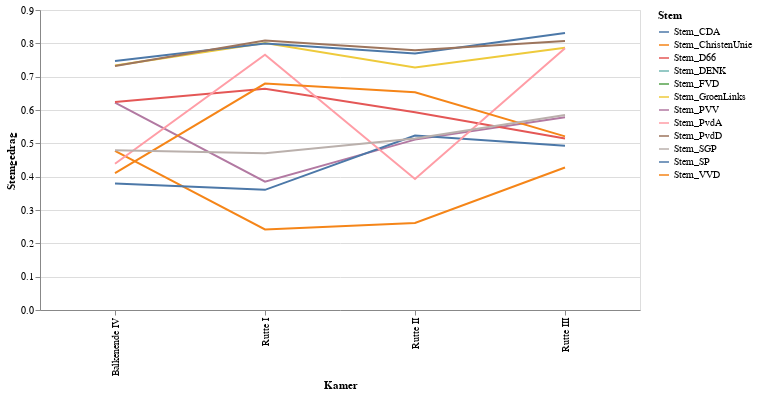

This figure's notebook cell:
### Markdown cell above
# hide
## Welke partij is de 'tegenpartij'?

### Code cell
# hide
startjaar = 2020
data = df.groupby(['Kamer']).mean()[['Stem_'+p for p in get_largest_parties(startjaar,12)]]
data = data.reset_index()
data = data.melt('Kamer',var_name='Stem', value_name='Stemgedrag')

alt.Chart(data,width=600).mark_line().encode(
    x='Kamer:N',
    y=alt.Y('Stemgedrag:Q'),
    color='Stem:N',
)

### Figure 1 — Vega-Lite specification as saved in the notebook (floating-point values rounded to 4 significant figures)
{"config": {"view": {"continuousWidth": 400, "continuousHeight": 300}}, "data": {"name": "data-f7d731d45387d616bb334d94a0c81973"}, "mark": "line", "encoding": {"color": {"type": "nominal", "field": "Stem"}, "x": {"type": "nominal", "field": "Kamer"}, "y": {"type": "quantitative", "field": "Stemgedrag"}}, "width": 600, "$schema": "https://vega.github.io/schema/vega-lite/v4.8.1.json", "datasets": {"data-f7d731d45387d616bb334d94a0c81973": [{"Kamer": "Balkenende IV", "Stem": "Stem_VVD", "Stemgedrag": 0.4771}, {"Kamer": "Rutte I", "Stem": "Stem_VVD", "Stemgedrag": 0.2416}, {"Kamer": "Rutte II", "Stem": "Stem_VVD", "Stemgedrag": 0.2609}, {"Kamer": "Rutte III", "Stem": "Stem_VVD", "Stemgedrag": 0.4275}, {"Kamer": "Balkenende IV", "Stem": "Stem_PVV", "Stemgedrag": 0.6224}, {"Kamer": "Rutte I", "Stem": "Stem_PVV", "Stemgedrag": 0.3851}, {"Kamer": "Rutte II", "Stem": "Stem_PVV", "Stemgedrag": 0.5111}, {"Kamer": "Rutte III", "Stem": "Stem_PVV", "Stemgedrag": 0.5783}, {"Kamer": "Balkenende IV", "Stem": "Stem_CDA", "Stemgedrag": 0.3797}, {"Kamer": "Rutte I", "Stem": "Stem_CDA", "Stemgedrag": 0.3605}, {"Kamer": "Rutte II", "Stem": "Stem_CDA", "Stemgedrag": 0.5233}, {"Kamer": "Rutte III", "Stem": "Stem_CDA", "Stemgedrag": 0.4925}, {"Kamer": "Balkenende IV", "Stem": "Stem_D66", "Stemgedrag": 0.6238}, {"Kamer": "Rutte I", "Stem": "Stem_D66", "Stemgedrag": 0.6639}, {"Kamer": "Rutte II", "Stem": "Stem_D66", "Stemgedrag": 0.5932}, {"Kamer": "Rutte III", "Stem": "Stem_D66", "Stemgedrag": 0.5147}, {"Kamer": "Balkenende IV", "Stem": "Stem_GroenLinks", "Stemgedrag": 0.7334}, {"Kamer": "Rutte I", "Stem": "Stem_GroenLinks", "Stemgedrag": 0.8012}, {"Kamer": "Rutte II", "Stem": "Stem_GroenLinks", "Stemgedrag": 0.7277}, {"Kamer": "Rutte III", "Stem": "Stem_GroenLinks", "Stemgedrag": 0.7866}, {"Kamer": "Balkenende IV", "Stem": "Stem_SP", "Stemgedrag": 0.7472}, {"Kamer": "Rutte I", "Stem": "Stem_SP", "Stemgedrag": 0.7992}, {"Kamer": "Rutte II", "Stem": "Stem_SP", "Stemgedrag": 0.7697}, {"Kamer": "Rutte III", "Stem": "Stem_SP", "Stemgedrag": 0.8307}, {"Kamer": "Balkenende IV", "Stem": "Stem_PvdA", "Stemgedrag": 0.4387}, {"Kamer": "Rutte I", "Stem": "Stem_PvdA", "Stemgedrag": 0.7659}, {"Kamer": "Rutte II", "Stem": "Stem_PvdA", "Stemgedrag": 0.3933}, {"Kamer": "Rutte III", "Stem": "Stem_PvdA", "Stemgedrag": 0.7849}, {"Kamer": "Balkenende IV", "Stem": "Stem_ChristenUnie", "Stemgedrag": 0.4106}, {"Kamer": "Rutte I", "Stem": "Stem_ChristenUnie", "Stemgedrag": 0.6792}, {"Kamer": "Rutte II", "Stem": "Stem_ChristenUnie", "Stemgedrag": 0.6534}, {"Kamer": "Rutte III", "Stem": "Stem_ChristenUnie", "Stemgedrag": 0.5208}, {"Kamer": "Balkenende IV", "Stem": "Stem_PvdD", "Stemgedrag": 0.7321}, {"Kamer": "Rutte I", "Stem": "Stem_PvdD", "Stemgedrag": 0.8088}, {"Kamer": "Rutte II", "Stem": "Stem_PvdD", "Stemgedrag": 0.7794}, {"Kamer": "Rutte III", "Stem": "Stem_PvdD", "Stemgedrag": 0.8067}, {"Kamer": "Balkenende IV", "Stem": "Stem_DENK", "Stemgedrag": null}, {"Kamer": "Rutte I", "Stem": "Stem_DENK", "Stemgedrag": null}, {"Kamer": "Rutte II", "Stem": "Stem_DENK", "Stemgedrag": null}, {"Kamer": "Rutte III", "Stem": "Stem_DENK", "Stemgedrag": 0.8306}, {"Kamer": "Balkenende IV", "Stem": "Stem_SGP", "Stemgedrag": 0.4794}, {"Kamer": "Rutte I", "Stem": "Stem_SGP", "Stemgedrag": 0.4704}, {"Kamer": "Rutte II", "Stem": "Stem_SGP", "Stemgedrag": 0.5147}, {"Kamer": "Rutte III", "Stem": "Stem_SGP", "Stemgedrag": 0.585}, {"Kamer": "Balkenende IV", "Stem": "Stem_FVD", "Stemgedrag": null}, {"Kamer": "Rutte I", "Stem": "Stem_FVD", "Stemgedrag": null}, {"Kamer": "Rutte II", "Stem": "Stem_FVD", "Stemgedrag": null}, {"Kamer": "Rutte III", "Stem": "Stem_FVD", "Stemgedrag": 0.6185}]}}
